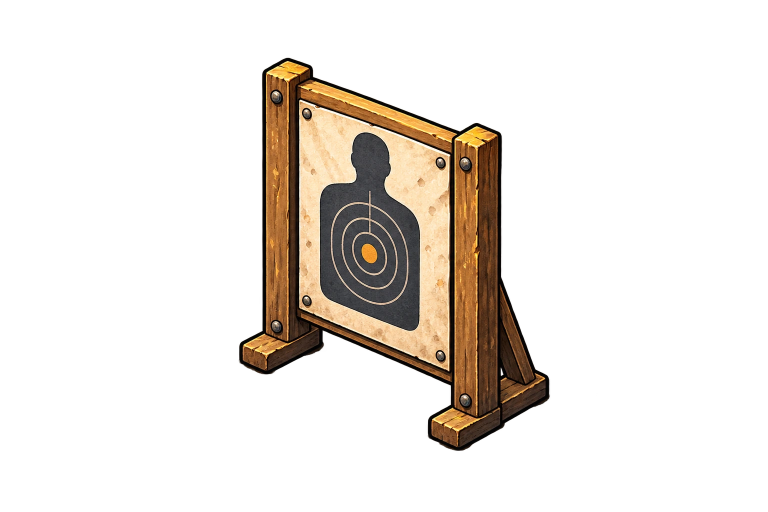
#> input picture art/production/source/range-target-v1.webp, 1536 x 1024 px (shown at 1/2 size)
$ python prepare-static-kit.py
#> lines starting #> are read from the running program, lines starting #| are printed output that depends on the picture
#!/usr/bin/env python3
"""Export four isolated game-scale sprites from reviewed ImageGen source art."""
import json
from pathlib import Path
from PIL import Image
ROOT=Path(__file__).resolve().parent.parent
KIT=[
 ('range_target','range-target-v1.webp','height',62,'ground',None),
 ('lift_barbell','lift-barbell-v1.webp','width',82,'centre',None),
 ('rec_bench','rec-bench-v1.webp','width',86,'ground',None),
 ('gate_boom','gate-boom-v1.webp','width',88,'hinge',(78,548)),
]
entries=[]
for key,filename,axis,size,anchor,source_hinge in KIT:
 source=ROOT/'art/production/source'/filename
 image=Image.open(source).convert('RGBA')
#> image is the input picture: PIL image 1536x1024 RGBA; mean R, G, B, A 40.3, 29.7, 18.4, 45.8
 bbox=image.getchannel('A').point(lambda a:255 if a>24 else 0).getbbox()
#> bbox = (477, 115, 1100, 902)
 assert bbox is not None
 image=image.crop(bbox)
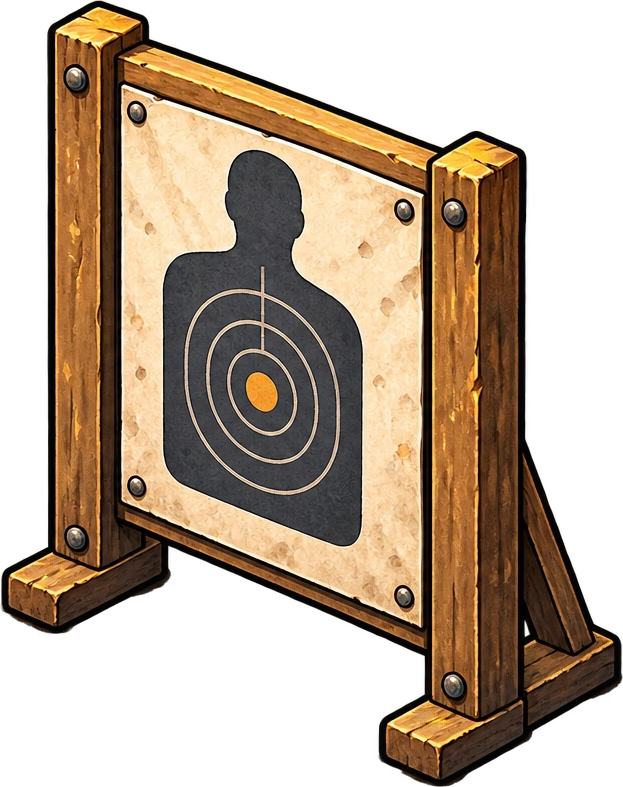
#> image: PIL image 623x787 RGBA; mean R, G, B, A 96.4, 73.9, 49.4, 147.1; transparent parts drawn white
 if axis=='height':
  height=size*2;width=round(height*image.width/image.height)
#> after `width = round(height * image.width / image.height)`: width = 98
 else:
  width=size*2;height=round(width*image.height/image.width)
 image=image.resize((width,height),Image.Resampling.LANCZOS)
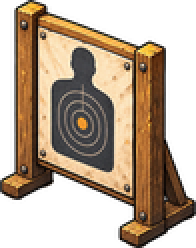
#> image: PIL image 98x124 RGBA (shown 2 times larger); mean R, G, B, A 81.1, 63.4, 44.8, 147.2; transparent parts drawn white
 alpha=image.getchannel('A').point(lambda a:0 if a<=16 else 255 if a>=224 else a)
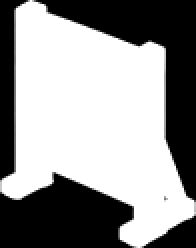
#> alpha: PIL image 98x124 L (shown 2 times larger); min 0, max 255, mean 148.3
 image.putalpha(alpha)
 padded=Image.new('RGBA',(width+8,height+8),(0,0,0,0));padded.alpha_composite(image,(4,4))
#> after `padded = Image.new('RGBA', (width + 8, height + 8), (0, 0, 0, 0))`: padded: PIL image 106x132 RGBA; every value is 0
#> after `padded.alpha_composite(image, (4, 4))`:
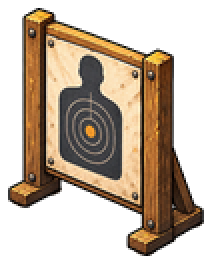
#> padded: PIL image 106x132 RGBA (shown 2 times larger); mean R, G, B, A 70.1, 54.7, 38.8, 128.8; transparent parts drawn white
 if anchor=='ground': pivot=[padded.width//2,padded.height-4]
#> pivot = [53, 128]
 elif anchor=='centre': pivot=[padded.width//2,padded.height//2]
 else:
  x,y=source_hinge
  pivot=[4+round((x-bbox[0])*width/(bbox[2]-bbox[0])),4+round((y-bbox[1])*height/(bbox[3]-bbox[1]))]
 out=ROOT/'assets/props'/f'{key}.png';padded.save(out,optimize=True)
 with Image.open(out) as test:
  assert test.getchannel('A').getextrema()==(0,255) and 0<=pivot[0]<test.width and 0<=pivot[1]<test.height
 entries.append({'id':key,'source':str(source.relative_to(ROOT)),'path':str(out.relative_to(ROOT)),'pixelSize':list(padded.size),'defaultWorldSize':[round(padded.width/2,1),round(padded.height/2,1)],'pivotPx':pivot,'role':anchor,'status':'prepared; game integration and screenshot approval pending'})
#> pass 2 of the loop `for key,filename,axis,size,anchor,source_hinge in KIT:`:
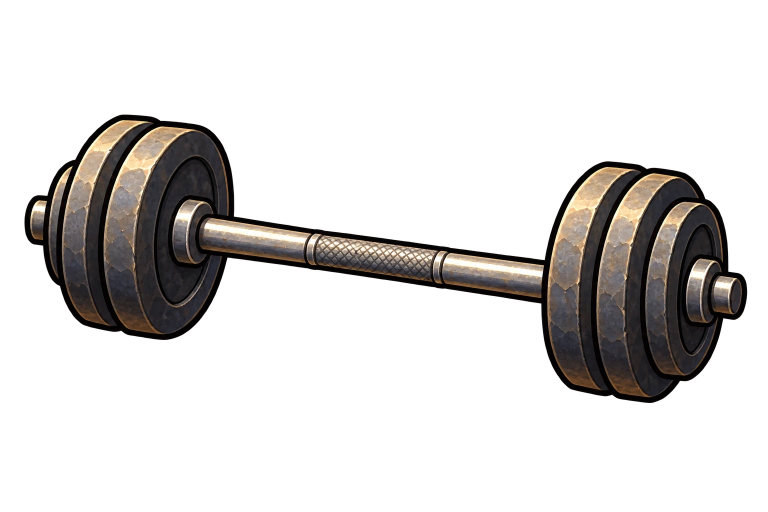
#> input picture art/production/source/lift-barbell-v1.webp, 1536 x 1024 px (shown at 1/2 size)
#> image is the input picture: PIL image 1536x1024 RGBA; mean R, G, B, A 23.7, 20.4, 18.2, 55.5
#> bbox = (49, 229, 1495, 806)
#> `alpha=image.getchannel('A').point(lambda a:0 if a<=16 else 255 if a>=2..`:
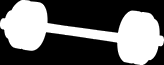
#> alpha: PIL image 164x65 L; min 0, max 255, mean 105.6
#> padded: PIL image 172x73 RGBA; every value is 0
#> `padded.alpha_composite(image, (4, 4))`:
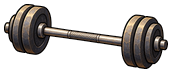
#> padded: PIL image 172x73 RGBA; mean R, G, B, A 28.8, 25.6, 23.3, 89.6; transparent parts drawn white
#> pass 3 of the loop `for key,filename,axis,size,anchor,source_hinge in KIT:`:
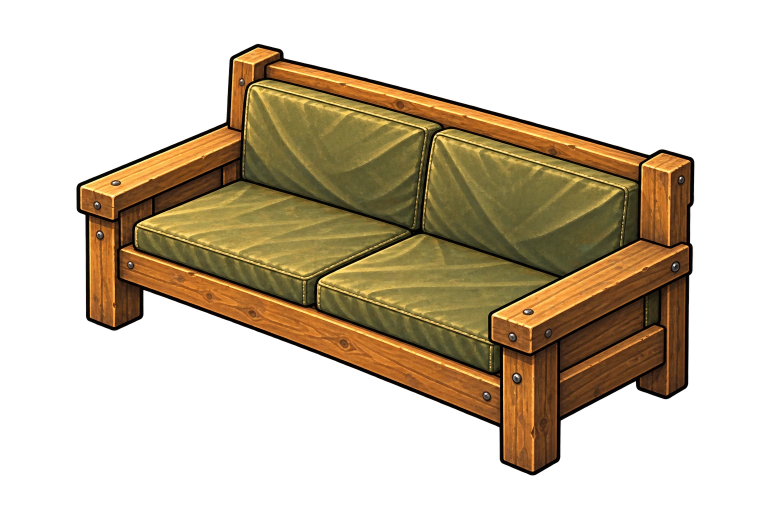
#> input picture art/production/source/rec-bench-v1.webp, 1536 x 1024 px (shown at 1/2 size)
#> image is the input picture: PIL image 1536x1024 RGBA; mean R, G, B, A 65.6, 47.7, 22.1, 101.2
#> bbox = (153, 87, 1389, 951)
#> `alpha=image.getchannel('A').point(lambda a:0 if a<=16 else 255 if a>=2..`:
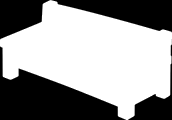
#> alpha: PIL image 172x120 L; min 0, max 255, mean 150.4
#> padded: PIL image 180x128 RGBA; every value is 0
#> `padded.alpha_composite(image, (4, 4))`:
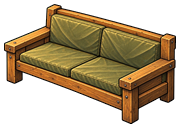
#> padded: PIL image 180x128 RGBA; mean R, G, B, A 68.7, 51.8, 24.7, 134.7; transparent parts drawn white
#> the loop made 4 passes; the first 3 are shown
print(json.dumps(entries,indent=2))
(ROOT/'art/production/static-kit-v1.json').write_text(json.dumps({'version':1,'camera':'three-quarter south','light':'upper-left','density':'2 image pixels per world pixel at default zoom','assets':entries},indent=2)+'\n')
